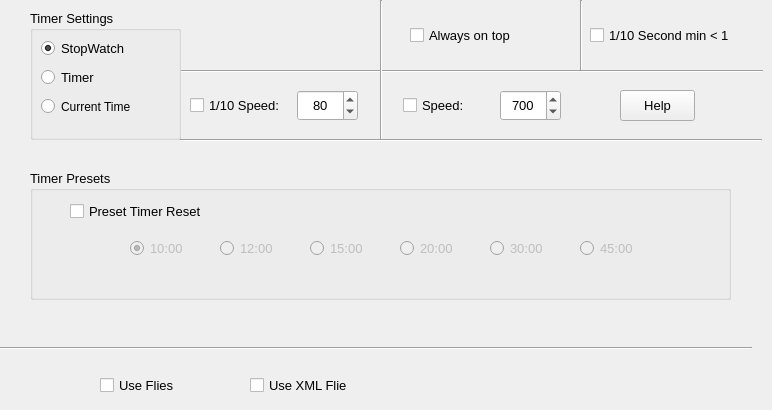
            <widget class="QWidget" name="Settings">
             <attribute name="title">
              <string>Settings</string>
             </attribute>
             <widget class="QGroupBox" name="Timer_Settings">
              <property name="geometry">
               <rect>
                <x>30</x>
                <y>10</y>
                <width>151</width>
                <height>130</height>
               </rect>
              </property>
              <property name="font">
               <font>
                <pointsize>10</pointsize>
               </font>
              </property>
              <property name="title">
               <string>Timer Settings</string>
              </property>
              <property name="flat">
               <bool>false</bool>
              </property>
              <property name="checkable">
               <bool>false</bool>
              </property>
              <widget class="QRadioButton" name="StopWatch_Radio">
               <property name="geometry">
                <rect>
                 <x>11</x>
                 <y>30</y>
                 <width>91</width>
                 <height>17</height>
                </rect>
               </property>
               <property name="font">
                <font>
                 <pointsize>10</pointsize>
                </font>
               </property>
               <property name="text">
                <string>StopWatch</string>
               </property>
               <property name="checked">
                <bool>true</bool>
               </property>
              </widget>
              <widget class="QRadioButton" name="Timer_Radio">
               <property name="geometry">
                <rect>
                 <x>11</x>
                 <y>59</y>
                 <width>91</width>
                 <height>17</height>
                </rect>
               </property>
               <property name="font">
                <font>
                 <pointsize>10</pointsize>
                </font>
               </property>
               <property name="text">
                <string>Timer</string>
               </property>
              </widget>
              <widget class="QRadioButton" name="CurrentTime_Radio">
               <property name="geometry">
                <rect>
                 <x>11</x>
                 <y>88</y>
                 <width>111</width>
                 <height>17</height>
                </rect>
               </property>
               <property name="font">
                <font>
                 <pointsize>9</pointsize>
                </font>
               </property>
               <property name="text">
                <string>Current Time</string>
               </property>
              </widget>
             </widget>
             <widget class="Line" name="line_2">
              <property name="geometry">
               <rect>
                <x>181</x>
                <y>63</y>
                <width>582</width>
                <height>16</height>
               </rect>
              </property>
              <property name="orientation">
               <enum>Qt::Horizontal</enum>
              </property>
             </widget>
             <widget class="Line" name="line_3">
              <property name="geometry">
               <rect>
                <x>380</x>
                <y>0</y>
                <width>3</width>
                <height>140</height>
               </rect>
              </property>
              <property name="orientation">
               <enum>Qt::Vertical</enum>
              </property>
             </widget>
             <widget class="QCheckBox" name="Always_on_top_Checkbox">
              <property name="geometry">
               <rect>
                <x>410</x>
                <y>20</y>
                <width>141</width>
                <height>31</height>
               </rect>
              </property>
              <property name="font">
               <font>
                <pointsize>10</pointsize>
               </font>
              </property>
              <property name="text">
               <string>Always on top</string>
              </property>
             </widget>
             <widget class="Line" name="line_4">
              <property name="geometry">
               <rect>
                <x>580</x>
                <y>0</y>
                <width>3</width>
                <height>70</height>
               </rect>
              </property>
              <property name="font">
               <font>
                <pointsize>12</pointsize>
               </font>
              </property>
              <property name="orientation">
               <enum>Qt::Vertical</enum>
              </property>
             </widget>
             <widget class="QCheckBox" name="OneTenth_Checkbox">
              <property name="geometry">
               <rect>
                <x>590</x>
                <y>20</y>
                <width>161</width>
                <height>31</height>
               </rect>
              </property>
              <property name="font">
               <font>
                <pointsize>10</pointsize>
               </font>
              </property>
              <property name="text">
               <string>1/10 Second min &lt; 1</string>
              </property>
             </widget>
             <widget class="Line" name="line_6">
              <property name="geometry">
               <rect>
                <x>180</x>
                <y>132</y>
                <width>582</width>
                <height>16</height>
               </rect>
              </property>
              <property name="orientation">
               <enum>Qt::Horizontal</enum>
              </property>
             </widget>
             <widget class="QCheckBox" name="Speed_CheckBox">
              <property name="geometry">
               <rect>
                <x>403</x>
                <y>90</y>
                <width>91</width>
                <height>31</height>
               </rect>
              </property>
              <property name="font">
               <font>
                <pointsize>10</pointsize>
               </font>
              </property>
              <property name="text">
               <string>Speed:</string>
              </property>
             </widget>
             <widget class="QPushButton" name="SpeedHelp_Button">
              <property name="geometry">
               <rect>
                <x>620</x>
                <y>90</y>
                <width>75</width>
                <height>31</height>
               </rect>
              </property>
              <property name="font">
               <font>
                <pointsize>10</pointsize>
               </font>
              </property>
              <property name="text">
               <string>Help</string>
              </property>
             </widget>
             <widget class="QSpinBox" name="Speed_Input">
              <property name="geometry">
               <rect>
                <x>500</x>
                <y>90</y>
                <width>61</width>
                <height>31</height>
               </rect>
              </property>
              <property name="font">
               <font>
                <pointsize>10</pointsize>
               </font>
              </property>
              <property name="alignment">
               <set>Qt::AlignCenter</set>
              </property>
              <property name="accelerated">
               <bool>true</bool>
              </property>
              <property name="minimum">
               <number>500</number>
              </property>
              <property name="maximum">
               <number>3000</number>
              </property>
              <property name="singleStep">
               <number>1</number>
              </property>
              <property name="value">
               <number>700</number>
              </property>
             </widget>
             <widget class="QGroupBox" name="Timer_Presets">
              <property name="geometry">
               <rect>
                <x>30</x>
                <y>170</y>
                <width>701</width>
                <height>130</height>
               </rect>
              </property>
              <property name="font">
               <font>
                <pointsize>10</pointsize>
               </font>
              </property>
              <property name="title">
               <string>Timer Presets</string>
              </property>
              <widget class="QCheckBox" name="TimerPreset_Checkbox">
               <property name="geometry">
                <rect>
                 <x>40</x>
                 <y>26</y>
                 <width>141</width>
                 <height>31</height>
                </rect>
               </property>
               <property name="font">
                <font>
                 <pointsize>10</pointsize>
                </font>
               </property>
               <property name="text">
                <string>Preset Timer Reset</string>
               </property>
              </widget>
              <widget class="QRadioButton" name="TenM_Radio">
               <property name="enabled">
                <bool>false</bool>
               </property>
               <property name="geometry">
                <rect>
                 <x>100</x>
                 <y>70</y>
                 <width>82</width>
                 <height>17</height>
                </rect>
               </property>
               <property name="font">
                <font>
                 <pointsize>10</pointsize>
                </font>
               </property>
               <property name="text">
                <string>10:00</string>
               </property>
               <property name="checked">
                <bool>true</bool>
               </property>
              </widget>
              <widget class="QRadioButton" name="TwentyM_Radio">
               <property name="enabled">
                <bool>false</bool>
               </property>
               <property name="geometry">
                <rect>
                 <x>370</x>
                 <y>70</y>
                 <width>82</width>
                 <height>17</height>
                </rect>
               </property>
               <property name="font">
                <font>
                 <pointsize>10</pointsize>
                </font>
               </property>
               <property name="text">
                <string>20:00</string>
               </property>
              </widget>
              <widget class="QRadioButton" name="TwelveM_Radio">
               <property name="enabled">
                <bool>false</bool>
               </property>
               <property name="geometry">
                <rect>
                 <x>190</x>
                 <y>70</y>
                 <width>82</width>
                 <height>17</height>
                </rect>
               </property>
               <property name="font">
                <font>
                 <pointsize>10</pointsize>
                </font>
               </property>
               <property name="text">
                <string>12:00</string>
               </property>
              </widget>
              <widget class="QRadioButton" name="ThirtyM_Radio">
               <property name="enabled">
                <bool>false</bool>
               </property>
               <property name="geometry">
                <rect>
                 <x>460</x>
                 <y>70</y>
                 <width>82</width>
                 <height>17</height>
                </rect>
               </property>
               <property name="font">
                <font>
                 <pointsize>10</pointsize>
                </font>
               </property>
               <property name="text">
                <string>30:00</string>
               </property>
              </widget>
              <widget class="QRadioButton" name="FifteenM_Radio">
               <property name="enabled">
                <bool>false</bool>
               </property>
               <property name="geometry">
                <rect>
                 <x>280</x>
                 <y>70</y>
                 <width>82</width>
                 <height>17</height>
                </rect>
               </property>
               <property name="font">
                <font>
                 <pointsize>10</pointsize>
                </font>
               </property>
               <property name="text">
                <string>15:00</string>
               </property>
              </widget>
              <widget class="QRadioButton" name="FortyFiveM_Radio">
               <property name="enabled">
                <bool>false</bool>
               </property>
               <property name="geometry">
                <rect>
                 <x>550</x>
                 <y>70</y>
                 <width>82</width>
                 <height>17</height>
                </rect>
               </property>
               <property name="font">
                <font>
                 <pointsize>10</pointsize>
                </font>
               </property>
               <property name="text">
                <string>45:00</string>
               </property>
              </widget>
             </widget>
             <widget class="Line" name="line_5">
              <property name="geometry">
               <rect>
                <x>0</x>
                <y>340</y>
                <width>752</width>
                <height>16</height>
               </rect>
              </property>
              <property name="orientation">
               <enum>Qt::Horizontal</enum>
              </property>
             </widget>
             <widget class="QCheckBox" name="Use_Xml_CheckBox">
              <property name="geometry">
               <rect>
                <x>250</x>
                <y>370</y>
                <width>141</width>
                <height>31</height>
               </rect>
              </property>
              <property name="font">
               <font>
                <pointsize>10</pointsize>
               </font>
              </property>
              <property name="text">
               <string>Use XML Flie</string>
              </property>
             </widget>
             <widget class="QCheckBox" name="MicroSpeed_CheckBox">
              <property name="geometry">
               <rect>
                <x>190</x>
                <y>90</y>
                <width>101</width>
                <height>31</height>
               </rect>
              </property>
              <property name="font">
               <font>
                <pointsize>10</pointsize>
               </font>
              </property>
              <property name="text">
               <string>1/10 Speed:</string>
              </property>
             </widget>
             <widget class="QSpinBox" name="MicroSpeed_Input">
              <property name="geometry">
               <rect>
                <x>297</x>
                <y>90</y>
                <width>61</width>
                <height>31</height>
               </rect>
              </property>
              <property name="font">
               <font>
                <pointsize>10</pointsize>
               </font>
              </property>
              <property name="alignment">
               <set>Qt::AlignCenter</set>
              </property>
              <property name="accelerated">
               <bool>true</bool>
              </property>
              <property name="minimum">
               <number>20</number>
              </property>
              <property name="maximum">
               <number>300</number>
              </property>
              <property name="singleStep">
               <number>1</number>
              </property>
              <property name="value">
               <number>80</number>
              </property>
             </widget>
             <widget class="QCheckBox" name="Use_Files_CheckBox">
              <property name="geometry">
               <rect>
                <x>100</x>
                <y>370</y>
                <width>141</width>
                <height>31</height>
               </rect>
              </property>
              <property name="font">
               <font>
                <pointsize>10</pointsize>
               </font>
              </property>
              <property name="text">
               <string>Use Flies</string>
              </property>
             </widget>
             <zorder>line_6</zorder>
             <zorder>Timer_Settings</zorder>
             <zorder>line_2</zorder>
             <zorder>line_3</zorder>
             <zorder>Always_on_top_Checkbox</zorder>
             <zorder>line_4</zorder>
             <zorder>OneTenth_Checkbox</zorder>
             <zorder>Speed_CheckBox</zorder>
             <zorder>SpeedHelp_Button</zorder>
             <zorder>Speed_Input</zorder>
             <zorder>Timer_Presets</zorder>
             <zorder>line_5</zorder>
             <zorder>Use_Xml_CheckBox</zorder>
             <zorder>MicroSpeed_CheckBox</zorder>
             <zorder>MicroSpeed_Input</zorder>
             <zorder>Use_Files_CheckBox</zorder>
            </widget>
